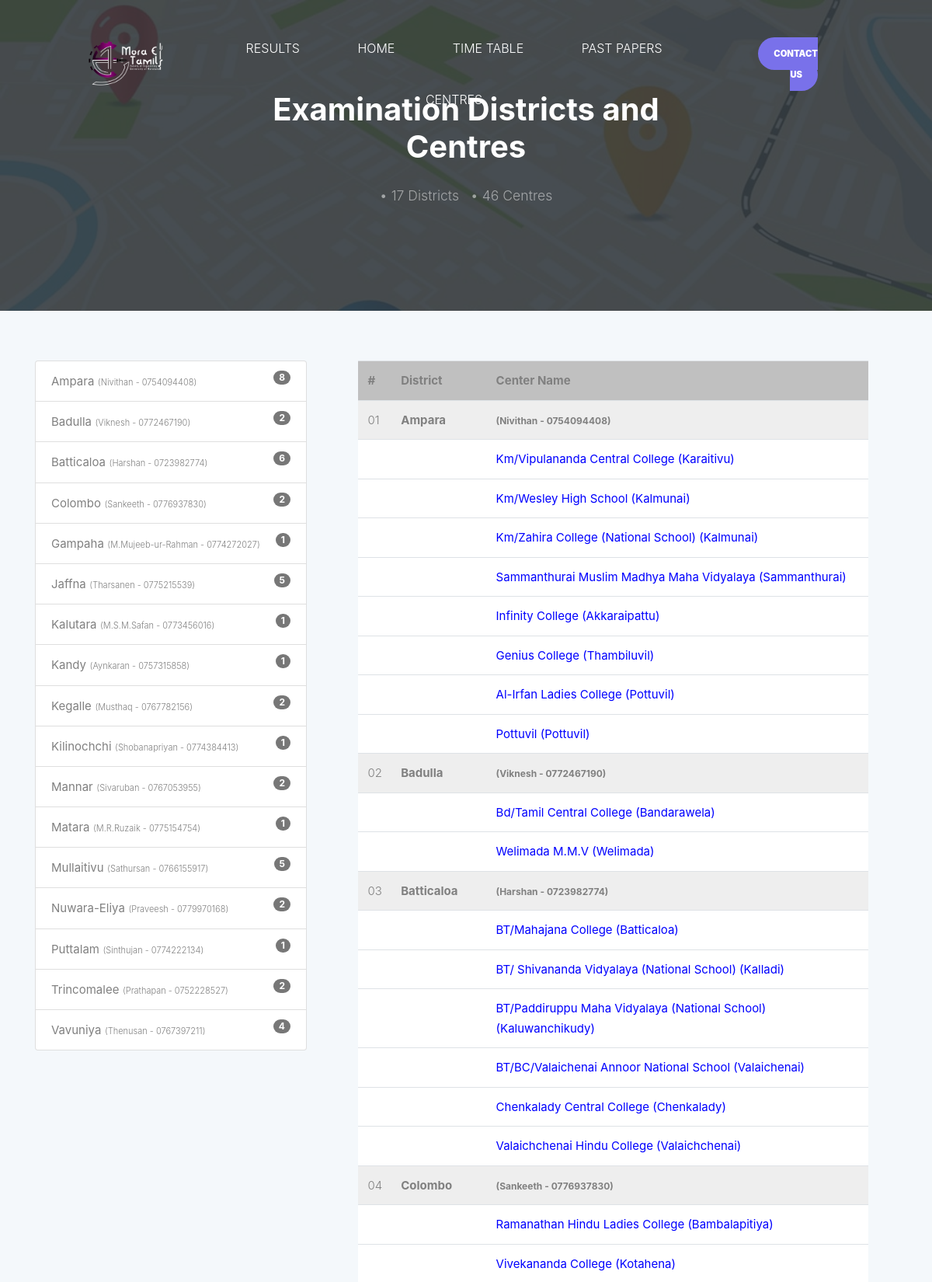
Page /districts_and_centres.php (upper part) on the committed database.
### tables this page shows
CREATE TABLE `tbl_exam_districts` (
  `district_id` int(2) NOT NULL,
  `district` varchar(50) NOT NULL,
  `coordinator` varchar(255) DEFAULT NULL,
  `telephone` varchar(15) DEFAULT NULL,
  `form_cost` float NOT NULL
);

CREATE TABLE `tbl_exam_centres` (
  `centre_id` int(11) NOT NULL,
  `district_id` int(2) NOT NULL,
  `centre_name` varchar(255) NOT NULL,
  `place` varchar(255) NOT NULL,
  `gender` varchar(50) NOT NULL
);

### features.php (called while the page is built, shortened)
<?php
$display_centres    = 1;
?>

### districts_and_centres.php (the view, shortened to what this page needs)
<?php
include_once("header.php");
$sql_districts = "SELECT * FROM tbl_exam_districts ORDER BY district ASC";
$result_districts = mysqli_query($db, $sql_districts);
$total_districts = mysqli_num_rows($result_districts);
$sql_centres = "SELECT * FROM tbl_exam_centres";
$result_centres = mysqli_query($db, $sql_centres);
$total_centres = mysqli_num_rows($result_centres);
?>
<div class="intro-section single-cover" id="home-section">
    <div class="slide-1 " style="background-image: url('images/Banners/bg_centres.jpg'); background-position: 50% 0;" data-stellar-background-ratio="0.5">
        <div class="container">
            <div class="row align-items-center">
                <div class="col-12">
                    <div class="row justify-content-center align-items-center text-center">
                        <div class="col-lg-6">
                            <h1 data-aos="fade-up" data-aos-delay="0">Examination Districts and Centres</h1>
                            <?php if(isset($display_centres) && ($display_centres == 1)) { ?>
                            <p data-aos="fade-up" data-aos-delay="100">&bullet; <?php echo $total_districts ?> Districts &nbsp; &bullet; <?php echo $total_centres ?> Centres</p>
                            <?php } ?>
                        </div>
                    </div>
                </div>
            </div>
        </div>
    </div>
</div>
<div class="site-section">
    <div class="container">
        <?php if(isset($display_centres) && ($display_centres == 1)) { ?>
        <div class="row">
            <div class="col-lg-4" style="width: 90%; margin: 0 auto 20px;">
                <ul class="list-group">
                    <?php
                    $sql = "SELECT MAX(B.district) AS `name`, MAX(B.coordinator) AS coordinator, count(A.centre_id) AS count, B.telephone FROM tbl_exam_centres A INNER JOIN tbl_exam_districts B ON A.district_id = B.district_id GROUP BY A.district_id ORDER BY B.district ASC";
                    $results = mysqli_query($db, $sql);
                    while($row = mysqli_fetch_assoc($results))
                    {
                    ?>
                    <li class="list-group-item">
                    <span class="badge"><?php echo $row['count']; ?></span>
                        <tagname style="font-size: 15px"><b><?php echo $row['name']; ?></b></tagname>
                        <tagname style="font-size: 11px"><?php echo "\t\t\t(".$row['coordinator']." - ".$row['telephone'].")"; ?></tagname>
                    </li>
                <?php } ?>
                </ul>
            </div>
            <div class="col-lg-8">
                <table style="width: 90%; margin: 0 auto; font-size: 15px;" class="table table-striped table-hover">
                    <tr style="background-color:#c0c0c0;">
                        <th  style="width:1%;">#</th>
                        <th>District</th>
                        <th>Center Name</th>
                    </tr>
                    <?php
                    $no_count = 0;
                    while($row1 = mysqli_fetch_assoc($result_districts)) {
                        $district_id = $row1['district_id'];
                        $sql2 = "SELECT * FROM tbl_exam_centres WHERE district_id = '$district_id'";
                        $results2 = mysqli_query($db, $sql2);
                        $total2 = mysqli_num_rows($results2);
                        if($total2 > 0) {
                            $no_count++;
                        ?>
                        <tr style="background-color:#eeeeee;">
                            <td>
                                <?php if (strlen($no_count) == 1){
                                    echo '0'.$no_count;
                                } else {
                                    echo $no_count;
                                } ?>
                            </td>
                            <td colspan="1" style="font-weight: bold;"><?php echo $row1['district']; ?></th> <th colspan="3" ><tagname style="font-size: 12px"><?php echo "\t\t\t(".$row1['coordinator']." - ".$row1['telephone'].")"; ?></tagname> </td>
                        </tr>
                        <?php
                        while($row2 = mysqli_fetch_assoc($results2)) {
                        ?>
                            <tr style="background-color:#ffffff; color: blue; font-weight: 400;">
                                <td></td>
                                <td></td>
                                <?php
                                $place = "";
                                if($row2['place'] != ""){
                                    $place = "\t(".$row2['place'].")";
                                }
                                ?>
                                <td><?php echo $row2['centre_name'].$place; ?></td>
                            </tr>
                    <?php
                        }
                        }
                    }
                    ?>
                </table>
            </div>
        </div>
        <?php } else { ?>
        <h3 style="padding: 20px; border-spacing: 50px; border-radius: 15px; border-style: solid; border-color: #000; border-width: 3px; text-align: center; color: red; margin-bottom: 0;">Examination Districts and Centres will be announced soon!</h3>
        <?php } ?>
	</div>
</div>
<?php
include_once("footer.php");
?>

### css/style.css (style rules this page uses)
body { line-height: 1.7; color: gray; font-weight: 300; font-size: 1rem; font-family: -apple-system, BlinkMacSystemFont, 'Segoe UI', Roboto, Oxygen, Ubuntu, Cantarell, 'Open Sans', 'Helvetica Neue', sans-serif; background-color: #f4f8fb; }
.site-section { padding: 2.5em 0; }
@media (min-width: 768px) { .site-section { padding: 5em 0; } }
.intro-section { position: relative; }
.intro-section, .intro-section .container > .row { height: 100vh; min-height: 900px; }
.intro-section.single-cover, .intro-section.single-cover .container > .row { height: 50vh; min-height: 400px; }
.intro-section h1 { font-size: 2.5rem; font-weight: 700; color: #fff; margin-bottom: 1.5rem; }
.intro-section p { color: rgba(255, 255, 255, 0.5); font-size: 1.1rem; }
.slide-1 { background-size: cover; background-position: center; }
.slide-1:before { content: ""; position: absolute; height: 100%; width: 100%; background: #343a40; opacity: .9; border-bottom-right-radius: 0px; }
.site-section { padding: 4em 0; position: relative; }

### css/style_custom.css (style rules this page uses)
.list-group-item > .badge { float: right; }
.badge { display: inline-block; min-width: 10px; padding: 3px 7px; font-size: 12px; font-weight: 700; line-height: 1; color: #fff; text-align: center; white-space: nowrap; vertical-align: baseline; background-color: #777; border-radius: 10px; }

### rows in the picture
tbl_exam_districts: district "Ampara", coordinator "Nivithan", telephone "0754094408"
tbl_exam_centres: centre_name "Km/Vipulananda Central College", place "(Karaitivu)"
tbl_exam_centres: centre_name "Km/Wesley High School", place "(Kalmunai)"
tbl_exam_centres: centre_name "Km/Zahira College (National School)", place "(Kalmunai)"
tbl_exam_centres: centre_name "Sammanthurai Muslim Madhya Maha Vidyalaya", place "(Sammanthurai)"
tbl_exam_centres: centre_name "Infinity College", place "(Akkaraipattu)"
tbl_exam_centres: centre_name "Genius College", place "(Thambiluvil)"
tbl_exam_centres: centre_name "Al-Irfan Ladies College", place "(Pottuvil)"
tbl_exam_centres: centre_name "Pottuvil", place "(Pottuvil)"
tbl_exam_districts: district "Badulla", coordinator "Viknesh", telephone "0772467190"
tbl_exam_centres: centre_name "Bd/Tamil Central College", place "(Bandarawela)"
tbl_exam_centres: centre_name "Welimada M.M.V", place "(Welimada)"
tbl_exam_districts: district "Batticaloa", coordinator "Harshan", telephone "0723982774"
tbl_exam_centres: centre_name "BT/Mahajana College", place "(Batticaloa)"
tbl_exam_centres: centre_name "BT/ Shivananda Vidyalaya (National School)", place "(Kalladi)"
tbl_exam_centres: centre_name "BT/Paddiruppu Maha Vidyalaya (National School)", place "(Kaluwanchikudy)"
tbl_exam_centres: centre_name "BT/BC/Valaichenai Annoor National School", place "(Valaichenai)"
tbl_exam_centres: centre_name "Chenkalady Central College", place "(Chenkalady)"
tbl_exam_centres: centre_name "Valaichchenai Hindu College", place "(Valaichchenai)"
tbl_exam_districts: district "Colombo", coordinator "Sankeeth", telephone "0776937830"
tbl_exam_centres: centre_name "Ramanathan Hindu Ladies College", place "(Bambalapitiya)"
tbl_exam_centres: centre_name "Vivekananda College", place "(Kotahena)"

### other values in the picture
$total_districts "17"
$total_centres "46"
$row['count'] "8"
$row['name'] "Ampara"
$row['coordinator'] "Nivithan"
$row['telephone'] "0754094408"
$row['count'] "2"
$row['name'] "Badulla"
$row['coordinator'] "Viknesh"
$row['telephone'] "0772467190"
$row['count'] "6"
$row['name'] "Batticaloa"
$row['coordinator'] "Harshan"
$row['telephone'] "0723982774"
$row['name'] "Colombo"
